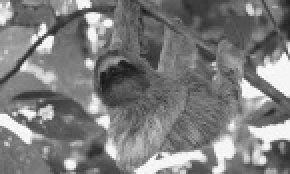
#> input picture squishedsloths/out.jpg, 145 x 87 px, found by its file name (shown 2 times larger)
$ python rotator.py
#> lines starting #> are read from the running program, lines starting #| are printed output that depends on the picture
import os
import argparse
import cv2
import numpy as np
import scipy
from scipy import ndimage


# load each of the images from disk one by one
img = cv2.imread('sloth_comp_read.cpp/squishedsloths/out.jpg',0)
#> img is the input picture: shape (87, 145); min 22, max 255, mean 125.2
img1 = cv2.imread('sloth_comp_read.cpp/squishedsloths/out1.jpg',0)
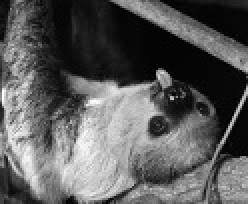
#> input picture squishedsloths/out1.jpg, 124 x 102 px, found by its file name (shown 2 times larger)
#> img1 is the input picture: shape (102, 124); min 0, max 255, mean 90.9
img2 = cv2.imread('sloth_comp_read.cpp/squishedsloths/out2.jpg',0)
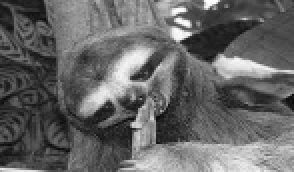
#> input picture squishedsloths/out2.jpg, 147 x 86 px, found by its file name (shown 2 times larger)
#> img2 is the input picture: shape (86, 147); min 7, max 255, mean 101.7
img3 = cv2.imread('sloth_comp_read.cpp/squishedsloths/out3.jpg',0)
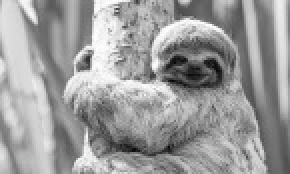
#> input picture squishedsloths/out3.jpg, 145 x 87 px, found by its file name (shown 2 times larger)
#> img3 is the input picture: shape (87, 145); min 6, max 255, mean 156.1

#rows and cols defined by shape that was gathered by the images through cv2 and numpy
rows,cols = img.shape
#> rows = 87; cols = 145
rows,cols = img1.shape
#> rows = 102; cols = 124
rows,cols = img2.shape
#> rows = 86; cols = 147
rows,cols = img3.shape
#> rows = 87; cols = 145


#actual rotation matrix in opencv, 0-->360, for out purposes i used 90
M = cv2.getRotationMatrix2D((cols/2,rows/2),90,1)
#> M = [[6.12e-17, 1, 29], [-1, 6.12e-17, 116]]
dst = cv2.warpAffine(img,M,(cols,rows))
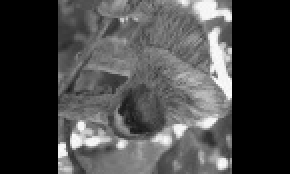
#> dst: shape (87, 145) (shown 2 times larger); min 0, max 255, mean 71.1

M = cv2.getRotationMatrix2D((cols/2,rows/2),90,1)
dst1 = cv2.warpAffine(img1,M,(cols,rows))
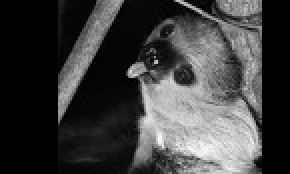
#> dst1: shape (87, 145) (shown 2 times larger); min 0, max 254, mean 62.6

M = cv2.getRotationMatrix2D((cols/2,rows/2),90,1)
dst2 = cv2.warpAffine(img2,M,(cols,rows))
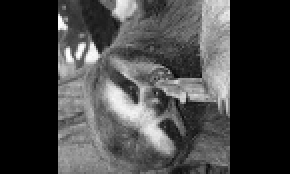
#> dst2: shape (87, 145) (shown 2 times larger); min 0, max 255, mean 66.2

M = cv2.getRotationMatrix2D((cols/2,rows/2),90,1)
dst3 = cv2.warpAffine(img3,M,(cols,rows))
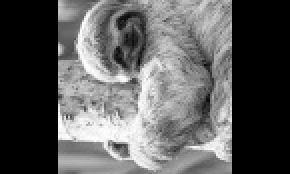
#> dst3: shape (87, 145) (shown 2 times larger); min 0, max 255, mean 91.3


"""cv2.imshow('img',dst)
cv2.waitKey(0)
cv2.destroyAllWindows()"""

#saves the image after it's gone through the rotation matrix.
save = cv2.imwrite('sloth_comp_read.cpp/rotated/rotated.jpg', dst)
save1 = cv2.imwrite('sloth_comp_read.cpp/rotated/rotated1.jpg', dst1)
save2 = cv2.imwrite('sloth_comp_read.cpp/rotated/rotated2.jpg', dst2)
save3 = cv2.imwrite('sloth_comp_read.cpp/rotated/rotated3.jpg', dst3)
